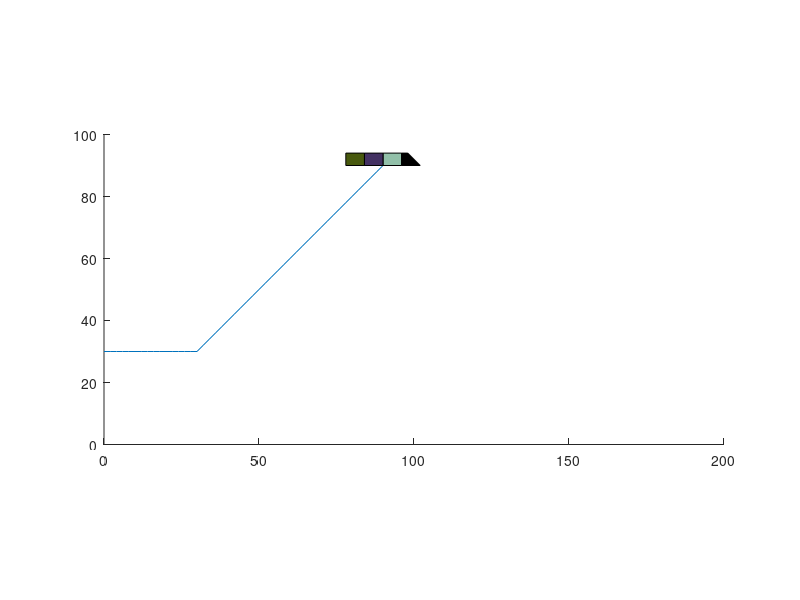

Source code (MATLAB): (Note: this script raises an error after producing the figure.)
close all
clear all
clc
hold on

axis equal
axis ([0,200,0,100])

xl=0:2:90;
yl=[30*ones(1,15),30:2:90];
plot(xl,yl)


t=zeros(1,4);

x=15;
y=60;

t(1)=rectangle('position',[x,y,6,4],'facecolor',rand(1,3));
t(2)=rectangle('position',[x-6,y,6,4],'facecolor',rand(1,3));
t(3)=rectangle('position',[x-12,y,6,4],'facecolor',rand(1,3));

xf=[x+6,x+6,x+8,x+12];
yf=[y,y+4,y+4,y];

t(4)=fill(xf,yf,'k');
z=1;
while 1
    
    x=xl(z);
    y=yl(z);
    xf=[x+6,x+6,x+8,x+12];
    yf=[y,y+4,y+4,y];
    set(t(1),'position',[x,y,6,4])
    set(t(2),'position',[x-6,y,6,4])
    set(t(3),'position',[x-12,y,6,4])
    set(t(4),'xData',xf,'yData',yf)
    z=z+1;
    pause(0.1)
    
end
    
    